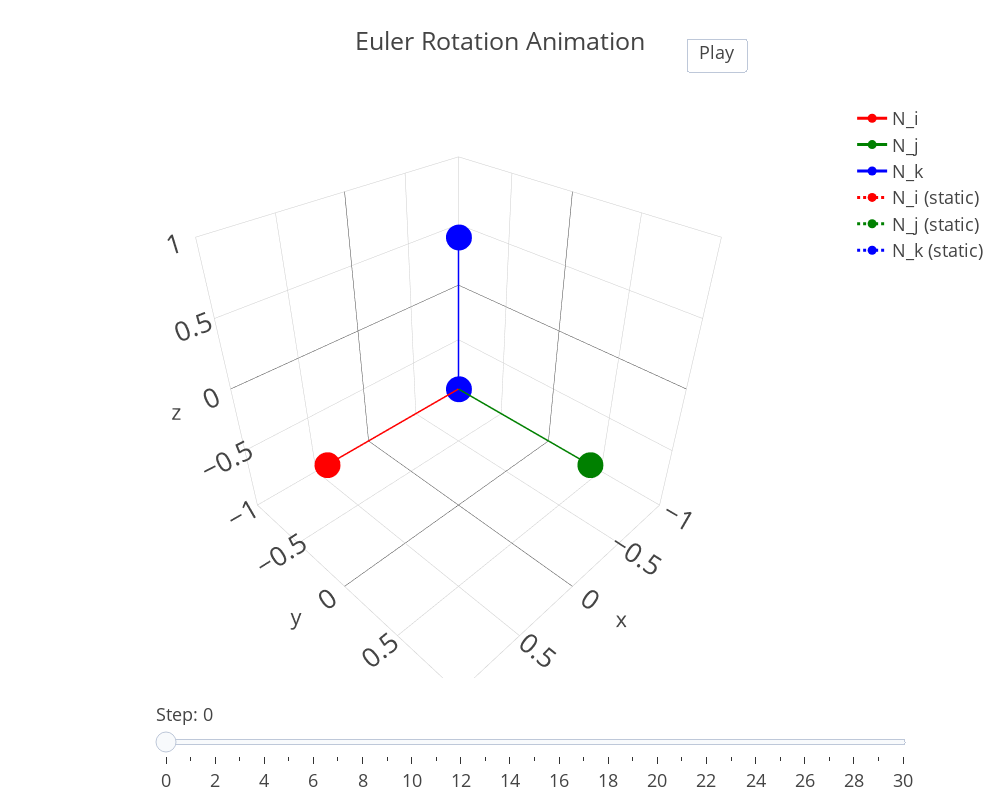

Notebook cell for this chart:
### Markdown cell above
- The objective of cell 8 is to mainly ascertain the validity in visualizing the Euler rotation sequences by means of animation as opposed to interaction
- Interactivity introduces a whole set of programming problems which may deviate the learners away from tackling the foundations of ADCS/AOCS such as Euler angle representations
- Furthermore, the constraint of animation ouput forces the user to think thru his/her desired rotation sequences, forcing users to get very familiar with internalizing Euler Angles and rotation sequences. Mainly, get very very comfortable with the concept of intermediate frames.
- With this in mind, the 'euler_rotation_animation' function in cell 9 is developed in tandem with ChatGPT

### Code cell
def euler_rotation_animation(rotation_sequence, target_theta_x_deg, target_theta_y_deg, target_theta_z_deg, steps=30):
    '''
    Creates a 3D animation of Euler rotations with the specified sequence and angles.
    
    Args:
        rotation_sequence (str): A string representing the desired rotation sequence (e.g., "123" for ZYX).
        target_theta_x_deg (float): The rotation angle about the X-axis in degrees.
        target_theta_y_deg (float): The rotation angle about the Y-axis in degrees.
        target_theta_z_deg (float): The rotation angle about the Z-axis in degrees.
        steps (int, optional): The total number of steps in the animation. Defaults to 30.
        
    Returns:
        plotly.graph_objects.Figure: The figure object containing the animation.

    Potential Future Improvements:
        - Refactor the code for readability; Chunk the code into sizeable descrete operations
        - Include error handling characters; for rotation_squence, anything other than '1', '2' and '3' in the sequence should raise a ValueError
        - See if the way the rotation is computed can be made more efficient; compute for the next frame from the previous frame
    '''
     # Initialize the figure for 3D visualization
    fig = go.Figure()

    # Create the identity matrix representing the initial orientation of the frame
    N_frame = np.eye(3)

    # Prepare vectors for plotting the initial frame orientation
    vectors = [(N_frame[:, i], f'N_{chr(105+i)}', color) for i, color in enumerate(['red', 'green', 'blue'])]

    # Plot initial frame vectors as dynamic traces
    for vec, name, color in vectors:
        fig.add_trace(go.Scatter3d(x=[0, vec[0]], 
                                   y=[0, vec[1]], 
                                   z=[0, vec[2]],
                                   mode='lines+markers', 
                                   name=name,
                                   marker=dict(color=color)))

    # Plot initial frame vectors as static traces for reference
    for vec, name, color in vectors:
        fig.add_trace(go.Scatter3d(x=[0, vec[0]], 
                                   y=[0, vec[1]], 
                                   z=[0, vec[2]],
                                   mode='lines+markers', 
                                   name=f"{name} (static)",
                                   marker=dict(color=color), 
                                   line=dict(dash='dot', color=color)))

    # Prepare to store animation frames and define animation parameters
    frames = []
    steps = 30

    # Map rotation sequence digits to corresponding rotation functions
    rotation_functions = {'1': rotation_matrix_x, 
                          '2': rotation_matrix_y, 
                          '3': rotation_matrix_z}
    
    # Map rotation sequence digits to target angles
    target_angles = {'1': target_theta_x_deg, 
                     '2': target_theta_y_deg, 
                     '3': target_theta_z_deg}

    # Calculate the number of steps allocated for each rotation in the sequence
    steps_per_rotation = steps // len(rotation_sequence) if rotation_sequence else steps

    # Generate each frame of the animation
    for frame in range(steps + 1):
        R = np.eye(3)              # Initialize rotation matrix as identity
        cumulative_steps = 0       # Track cumulative steps to manage sequence progression

        # Apply rotations according to the sequence
        for axis in rotation_sequence:
            # Determine the portion of the current axis rotation
            axis_steps = frame - cumulative_steps
            if axis_steps > steps_per_rotation:
                axis_steps = steps_per_rotation

            # Calculate the progress and corresponding angle for the current axis rotation
            progress = axis_steps / steps_per_rotation if steps_per_rotation else 0
            angle_deg = progress * target_angles[axis]

            # Update the rotation matrix for the current axis
            R = np.matmul(R, rotation_functions[axis](angle_deg))

            cumulative_steps += steps_per_rotation

            # Proceed to next axis rotation only after completing the current one
            if frame < cumulative_steps:
                break

        # Apply the cumulative rotation to the initial frame to get the current orientation
        E_frame = [np.matmul(R, vec) for vec in N_frame.T]

        # Prepare and add the frame data showing the current orientation
        frame_data = [go.Scatter3d(x=[0, vec[0]], 
                                   y=[0, vec[1]], 
                                   z=[0, vec[2]],
                                   mode='lines+markers', 
                                   name=f'E_{chr(105+i)}',
                                   marker=dict(color=color)) for i, (vec, color) in enumerate(zip(E_frame, ['red', 'green', 'blue']))]

        frames.append(go.Frame(data=frame_data, name=str(frame)))

    # Configure the figure with the generated frames
    fig.frames = frames

    # Add controls for animation playback and a slider for navigation
    fig.update_layout(updatemenus=[dict(type="buttons", 
                                        showactive=False, 
                                        y=1.05, 
                                        x=0.8,
                                        xanchor='left', 
                                        yanchor='bottom',
                                        buttons=[dict(label='Play', 
                                                      method='animate',
                                                      args=[None, dict(frame=dict(duration=100, redraw=True),
                                                                       fromcurrent=True, mode='immediate')])])],
                      sliders=[dict(steps=[dict(method='animate',
                                                args=[[f.name], 
                                                      dict(mode='immediate', 
                                                           frame=dict(duration=100, redraw=True),
                                                           fromcurrent=True)], 
                                                label=str(k)) for k, f in enumerate(fig.frames)],
                                    x=0.1, 
                                    y=0, 
                                    currentvalue=dict(visible=True, prefix='Step: '))])

    # Set the layout for the 3D scene
    fig.update_layout(width=1000, 
                      height=800, 
                      template='presentation',
                      scene=dict(aspectmode='cube', 
                                 xaxis=dict(range=[-1, 1], autorange=False),
                                 yaxis=dict(range=[-1, 1], autorange=False), 
                                 zaxis=dict(range=[-1, 1], autorange=False)),
                      title='Euler Rotation Animation')

    return fig


# Example usage:
fig = euler_rotation_animation('321', 45, 45, 45)
iplot(fig)

### Figure 1 — Plotly figure (JSON) as saved in the notebook; plotly's stock layout.template omitted (floating-point values rounded to 4 significant figures)
{"data": [{"marker": {"color": "red"}, "mode": "lines+markers", "name": "N_i", "type": "scatter3d", "x": [0, 1], "y": [0, 0], "z": [0, 0]}, {"marker": {"color": "green"}, "mode": "lines+markers", "name": "N_j", "type": "scatter3d", "x": [0, 0], "y": [0, 1], "z": [0, 0]}, {"marker": {"color": "blue"}, "mode": "lines+markers", "name": "N_k", "type": "scatter3d", "x": [0, 0], "y": [0, 0], "z": [0, 1]}, {"line": {"color": "red", "dash": "dot"}, "marker": {"color": "red"}, "mode": "lines+markers", "name": "N_i (static)", "type": "scatter3d", "x": [0, 1], "y": [0, 0], "z": [0, 0]}, {"line": {"color": "green", "dash": "dot"}, "marker": {"color": "green"}, "mode": "lines+markers", "name": "N_j (static)", "type": "scatter3d", "x": [0, 0], "y": [0, 1], "z": [0, 0]}, {"line": {"color": "blue", "dash": "dot"}, "marker": {"color": "blue"}, "mode": "lines+markers", "name": "N_k (static)", "type": "scatter3d", "x": [0, 0], "y": [0, 0], "z": [0, 1]}], "layout": {"height": 800, "scene": {"aspectmode": "cube", "aspectratio": {"x": 1, "y": 1, "z": 1}, "xaxis": {"autorange": false, "range": [-1, 1], "type": "linear"}, "yaxis": {"autorange": false, "range": [-1, 1], "type": "linear"}, "zaxis": {"autorange": false, "range": [-1, 1], "type": "linear"}}, "sliders": [{"currentvalue": {"prefix": "Step: ", "visible": true}, "steps": [{"args": [["0"], {"frame": {"duration": 100, "redraw": true}, "fromcurrent": true, "mode": "immediate"}], "label": "0", "method": "animate"}, {"args": [["1"], {"frame": {"duration": 100, "redraw": true}, "fromcurrent": true, "mode": "immediate"}], "label": "1", "method": "animate"}, {"args": [["2"], {"frame": {"duration": 100, "redraw": true}, "fromcurrent": true, "mode": "immediate"}], "label": "2", "method": "animate"}, {"args": [["3"], {"frame": {"duration": 100, "redraw": true}, "fromcurrent": true, "mode": "immediate"}], "label": "3", "method": "animate"}, {"args": [["4"], {"frame": {"duration": 100, "redraw": true}, "fromcurrent": true, "mode": "immediate"}], "label": "4", "method": "animate"}, {"args": [["5"], {"frame": {"duration": 100, "redraw": true}, "fromcurrent": true, "mode": "immediate"}], "label": "5", "method": "animate"}, {"args": [["6"], {"frame": {"duration": 100, "redraw": true}, "fromcurrent": true, "mode": "immediate"}], "label": "6", "method": "animate"}, {"args": [["7"], {"frame": {"duration": 100, "redraw": true}, "fromcurrent": true, "mode": "immediate"}], "label": "7", "method": "animate"}, {"args": [["8"], {"frame": {"duration": 100, "redraw": true}, "fromcurrent": true, "mode": "immediate"}], "label": "8", "method": "animate"}, {"args": [["9"], {"frame": {"duration": 100, "redraw": true}, "fromcurrent": true, "mode": "immediate"}], "label": "9", "method": "animate"}, {"args": [["10"], {"frame": {"duration": 100, "redraw": true}, "fromcurrent": true, "mode": "immediate"}], "label": "10", "method": "animate"}, {"args": [["11"], {"frame": {"duration": 100, "redraw": true}, "fromcurrent": true, "mode": "immediate"}], "label": "11", "method": "animate"}, {"args": [["12"], {"frame": {"duration": 100, "redraw": true}, "fromcurrent": true, "mode": "immediate"}], "label": "12", "method": "animate"}, {"args": [["13"], {"frame": {"duration": 100, "redraw": true}, "fromcurrent": true, "mode": "immediate"}], "label": "13", "method": "animate"}, {"args": [["14"], {"frame": {"duration": 100, "redraw": true}, "fromcurrent": true, "mode": "immediate"}], "label": "14", "method": "animate"}, {"args": [["15"], {"frame": {"duration": 100, "redraw": true}, "fromcurrent": true, "mode": "immediate"}], "label": "15", "method": "animate"}, {"args": [["16"], {"frame": {"duration": 100, "redraw": true}, "fromcurrent": true, "mode": "immediate"}], "label": "16", "method": "animate"}, {"args": [["17"], {"frame": {"duration": 100, "redraw": true}, "fromcurrent": true, "mode": "immediate"}], "label": "17", "method": "animate"}, {"args": [["18"], {"frame": {"duration": 100, "redraw": true}, "fromcurrent": true, "mode": "immediate"}], "label": "18", "method": "animate"}, {"args": [["19"], {"frame": {"duration": 100, "redraw": true}, "fromcurrent": true, "mode": "immediate"}], "label": "19", "method": "animate"}, {"args": [["20"], {"frame": {"duration": 100, "redraw": true}, "fromcurrent": true, "mode": "immediate"}], "label": "20", "method": "animate"}, {"args": [["21"], {"frame": {"duration": 100, "redraw": true}, "fromcurrent": true, "mode": "immediate"}], "label": "21", "method": "animate"}, {"args": [["22"], {"frame": {"duration": 100, "redraw": true}, "fromcurrent": true, "mode": "immediate"}], "label": "22", "method": "animate"}, {"args": [["23"], {"frame": {"duration": 100, "redraw": true}, "fromcurrent": true, "mode": "immediate"}], "label": "23", "method": "animate"}, {"args": [["24"], {"frame": {"duration": 100, "redraw": true}, "fromcurrent": true, "mode": "immediate"}], "label": "24", "method": "animate"}, {"args": [["25"], {"frame": {"duration": 100, "redraw": true}, "fromcurrent": true, "mode": "immediate"}], "label": "25", "method": "animate"}, {"args": [["26"], {"frame": {"duration": 100, "redraw": true}, "fromcurrent": true, "mode": "immediate"}], "label": "26", "method": "animate"}, {"args": [["27"], {"frame": {"duration": 100, "redraw": true}, "fromcurrent": true, "mode": "immediate"}], "label": "27", "method": "animate"}, {"args": [["28"], {"frame": {"duration": 100, "redraw": true}, "fromcurrent": true, "mode": "immediate"}], "label": "28", "method": "animate"}, {"args": [["29"], {"frame": {"duration": 100, "redraw": true}, "fromcurrent": true, "mode": "immediate"}], "label": "29", "method": "animate"}, {"args": [["30"], {"frame": {"duration": 100, "redraw": true}, "fromcurrent": true, "mode": "immediate"}], "label": "30", "method": "animate"}], "x": 0.1, "y": 0}], "title": {"text": "Euler Rotation Animation"}, "updatemenus": [{"buttons": [{"args": [null, {"frame": {"duration": 100, "redraw": true}, "fromcurrent": true, "mode": "immediate"}], "label": "Play", "method": "animate"}], "showactive": false, "type": "buttons", "x": 0.8, "xanchor": "left", "y": 1.05, "yanchor": "bottom"}], "width": 1000}}
